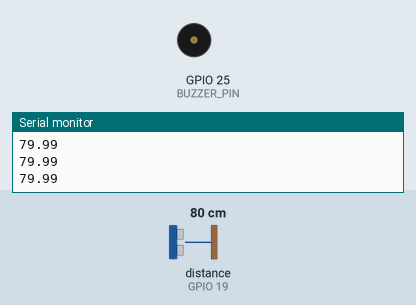
Recording of a sketch running on a simulated ESP32. On the bench: buzzer (waves = sounding, pin HIGH), the last lines printed to the serial monitor. Wiring (inferred from the names in the program): ultrasonic range finder: trigger GPIO 18; echo GPIO 19. The test bench sets the inputs (shaded band); at power-on: distance to the obstacle (sensor on GPIO 19) 80 cm. The echo pulse lasts 58.3 µs per cm; pins used as bus, display or sensor lines are not drawn.

Above: at 1.2 s.
1.3 s: distance to the obstacle (sensor on GPIO 19) set to 12 cm
At 1.55 s:
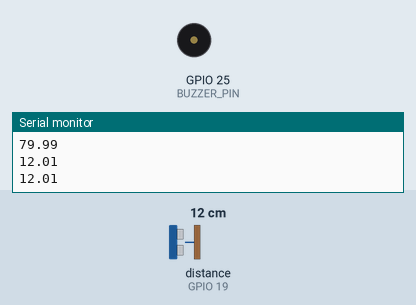
4.3 s: distance to the obstacle (sensor on GPIO 19) set to 9 cm
At 5.5 s:
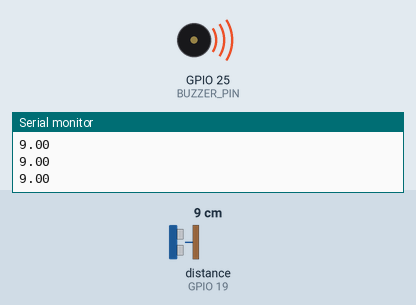
5.8 s: distance to the obstacle (sensor on GPIO 19) set to 18 cm
At 6.05 s:
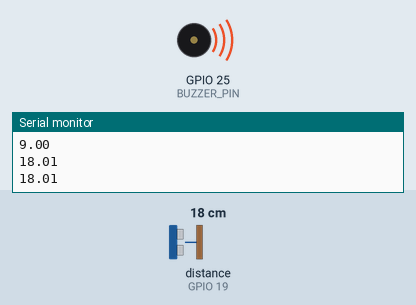
8.8 s: distance to the obstacle (sensor on GPIO 19) set to 2 cm
At 9.8 s:
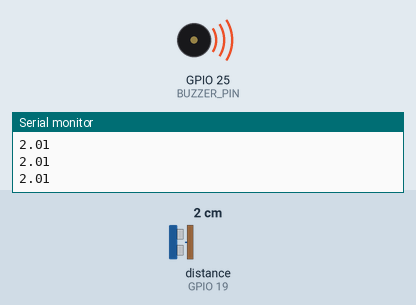
Timing chart, 0 to 11.3 s (numbered marks = the images above; inputs shaded):
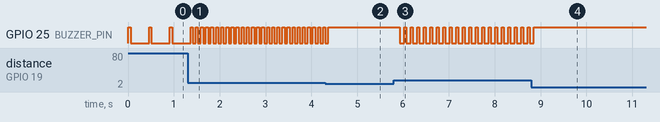

Measured:
- the behaviour switches between 11 and 10 cm on distance to the obstacle (sensor on GPIO 19) (found by bisection; images 1 and 2)
- after the input at 1.3 s, GPIO 25 (BUZZER_PIN): alternates HIGH for 0.05 s and LOW for 0.06 s, starting after 0.18 s
- after the input at 4.3 s, GPIO 25 (BUZZER_PIN): goes on until 4.4 s, then stays HIGH
- after the input at 5.8 s, GPIO 25 (BUZZER_PIN): alternates HIGH for 0.05 s and LOW for 0.09 s, starting after 0.13 s
- after the input at 8.8 s, GPIO 25 (BUZZER_PIN): goes on until 8.9 s, then stays HIGH
- by itself, GPIO 25 (BUZZER_PIN): alternates HIGH for 0.05 s and LOW for 0.40 s

The sketch:

HC_SR04_Parking.ino
```cpp
// Car parking sensor: the closer the object, the faster the buzzer beeps.
// Same wiring as HC_SR04.ino

const int TRIG_PIN = 18;
const int ECHO_PIN = 19;
const int BUZZER_PIN = 25;

float readDistanceCm()
{
  digitalWrite(TRIG_PIN, LOW);
  delayMicroseconds(2);
  digitalWrite(TRIG_PIN, HIGH);
  delayMicroseconds(10);
  digitalWrite(TRIG_PIN, LOW);
  unsigned long echoTime = pulseIn(ECHO_PIN, HIGH, 30000);
  if (echoTime == 0) return -1.0;
  return echoTime * 0.0343 / 2.0;
}

void setup()
{
  Serial.begin(115200);
  pinMode(TRIG_PIN, OUTPUT);
  pinMode(ECHO_PIN, INPUT);
  pinMode(BUZZER_PIN, OUTPUT);
}

void loop()
{
  float distance = readDistanceCm();
  Serial.println(distance);

  if (distance < 0 || distance > 100)          // Nothing near: stay silent
  {
    digitalWrite(BUZZER_PIN, LOW);
    delay(200);
  }
  else if (distance < 10)                      // Very close: continuous tone
  {
    digitalWrite(BUZZER_PIN, HIGH);
    delay(100);
  }
  else                                         // Beep gap grows with distance
  {
    int gap = (int)(distance * 5);             // e.g. 50 cm -> 250 ms
    digitalWrite(BUZZER_PIN, HIGH);
    delay(50);
    digitalWrite(BUZZER_PIN, LOW);
    delay(gap);
  }
}
```
